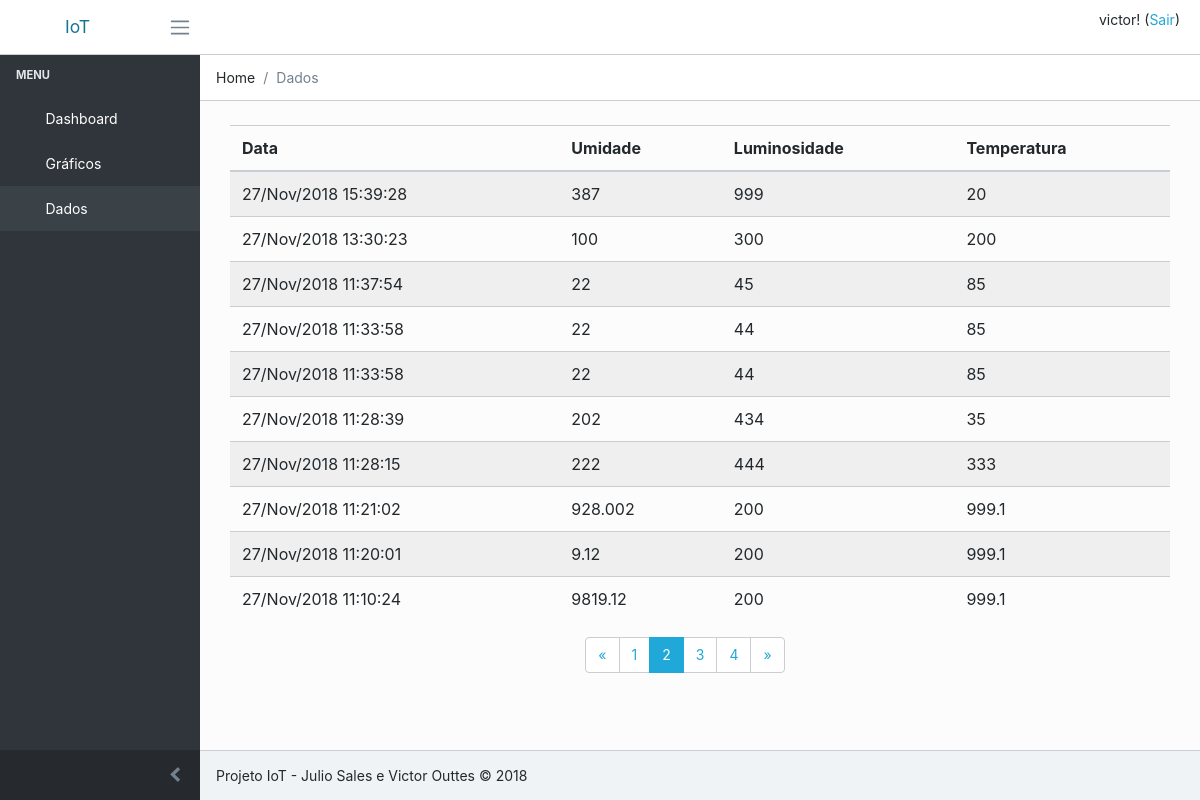
The page /data/?page=2 (signed in) on the database its author committed.
### home/models.py (models this page shows, shortened)
class Sensor(models.Model):
    date = models.DateTimeField(auto_now_add=True)
    temperature = models.CharField(max_length=30)
    sunlight = models.CharField(max_length=30)
    humidity = models.CharField(max_length=30)

### home/views.py (the view)
# urls.py: path('data/', home_views.list_all, name='data'),
@login_required
def list_all(request):
    page = request.GET.get('page')
    paginator = Paginator(Sensor.objects.order_by('-date').all(), ITEMS_PER_PAGE)
    total = paginator.count
    try:
        alldata = paginator.page(page)
    except InvalidPage:
        alldata = paginator.page(1)
    data = {'alldata': alldata, 'total': total}
    return render(request, 'home/data.html', data)

### home/templates/home/data.html
{% extends 'layout.html' %}
{% block breadcrumb %}
<ol class="breadcrumb">
    <li class="breadcrumb-item">Home</li>
    <li class="breadcrumb-item active">Dados</li>
</ol>
{% endblock %}
{% block main %}
<div class="animated fadeIn">
    <table class="row">
        <div class="table-responsive">
            <table class="table table-striped table-hover">
                <thead>
                    <tr>
                        <th>Data</th>
                        <th>Umidade</th>
                        <th>Luminosidade</th>
                        <th>Temperatura</th>
                    </tr>
                </thead>
                <tbody>
                    {% for d in alldata %}
                    <tr>
                        <td>{{d.date | date:'d/M/Y H:i:s'}}</td>
                        <td>{{d.humidity}}</td>
                        <td>{{d.sunlight}}</td>
                        <td>{{d.temperature}}</td>
                    </tr>
                    {% endfor %}
                </tbody>
            </table>
        </div>
        <div class="container row">
            <div class="col align-self-center">
                {% with alldata as paginated %}
                    {% include 'pagination.html' %}
                {% endwith %}
            </div>
        </div>
    </div>
</div>
{% endblock %}

### templates/layout.html (shortened to what this page needs)
{% load static %}
<html lang="en">
<head>
    <link rel="stylesheet" href="https://unpkg.com/@coreui/icons/css/coreui-icons.min.css">
    <link href="https://cdnjs.cloudflare.com/ajax/libs/flag-icon-css/3.2.0/css/flag-icon.min.css" rel="stylesheet">
    <link rel="stylesheet" href="https://use.fontawesome.com/releases/v5.3.1/css/all.css"
>
    <link href="https://cdnjs.cloudflare.com/ajax/libs/simple-line-icons/2.4.1/css/simple-line-icons.min.css" rel="stylesheet">
    <link href="{% static 'css/style.min.css' %}" rel="stylesheet">
    <link href="https://cdnjs.cloudflare.com/ajax/libs/pace/1.0.2/themes/black/pace-theme-loading-bar.min.css" rel="stylesheet">
</head>
<body class="app header-fixed sidebar-fixed aside-menu-fixed sidebar-lg-show">
<header class="app-header navbar">
    <a class="navbar-brand" href="{% url 'home' %}">
        IoT
    </a>
    <button class="navbar-toggler sidebar-toggler d-md-down-none" type="button" data-toggle="sidebar-lg-show">
        <span class="navbar-toggler-icon"></span>
    </button>
    <ul class="nav navbar-nav ml-auto" style="padding-right: 20px;">
        <li class="nav-item">
            {% if user.is_authenticated %}
                <p>{{ user.username }}! (<a href="{% url 'logout' %}">Sair</a>)</p>
            {% endif %}
        </li>
    </ul>
</header>
<div class="app-body">
    <div class="sidebar">
        <nav class="sidebar-nav">
            <ul class="nav">
                <li class="nav-title">Menu</li>
                <li class="nav-item">
                    <a class="nav-link" href="{% url 'home' %}">
                         Dashboard</a>
                </li>
                <li class="nav-item">
                    <a class="nav-link" href="{% url 'chart' %}">
                         Gráficos</a>
                </li>
                <li class="nav-item">
                    <a class="nav-link" href="{% url 'data' %}">
                         Dados</a>
                </li>
            </ul>
        </nav>
        <button class="sidebar-minimizer brand-minimizer" type="button"></button>
    </div>
    <main class="main">
        {% block breadcrumb %}{% endblock %}
        <div class="container-fluid">
            {% block main %}{% endblock %}
        </div>
<footer class="app-footer">
    <div>
        Projeto IoT - Julio Sales e Victor Outtes
        <span>&copy; 2018</span>
    </div>
</footer>
</body>
</html>

### rows shown on the page
Sensor: date "27/Nov/2018 15:39:28", humidity "387", sunlight "999", temperature "20"
Sensor: date "27/Nov/2018 13:30:23", humidity "100", sunlight "300", temperature "200"
Sensor: date "27/Nov/2018 11:37:54", humidity "22", sunlight "45", temperature "85"
Sensor: date "27/Nov/2018 11:33:58", humidity "22", sunlight "44", temperature "85"
Sensor: date "27/Nov/2018 11:33:58", humidity "22", sunlight "44", temperature "85"
Sensor: date "27/Nov/2018 11:28:39", humidity "202", sunlight "434", temperature "35"
Sensor: date "27/Nov/2018 11:28:15", humidity "222", sunlight "444", temperature "333"
Sensor: date "27/Nov/2018 11:21:02", humidity "928.002", sunlight "200", temperature "999.1"
Sensor: date "27/Nov/2018 11:20:01", humidity "9.12", sunlight "200", temperature "999.1"
Sensor: date "27/Nov/2018 11:10:24", humidity "9819.12", sunlight "200", temperature "999.1"

### other values the page prints
{{ user.username }} "victor"
{{ page }} "1" "3" "4"
{{ page }} "2"
